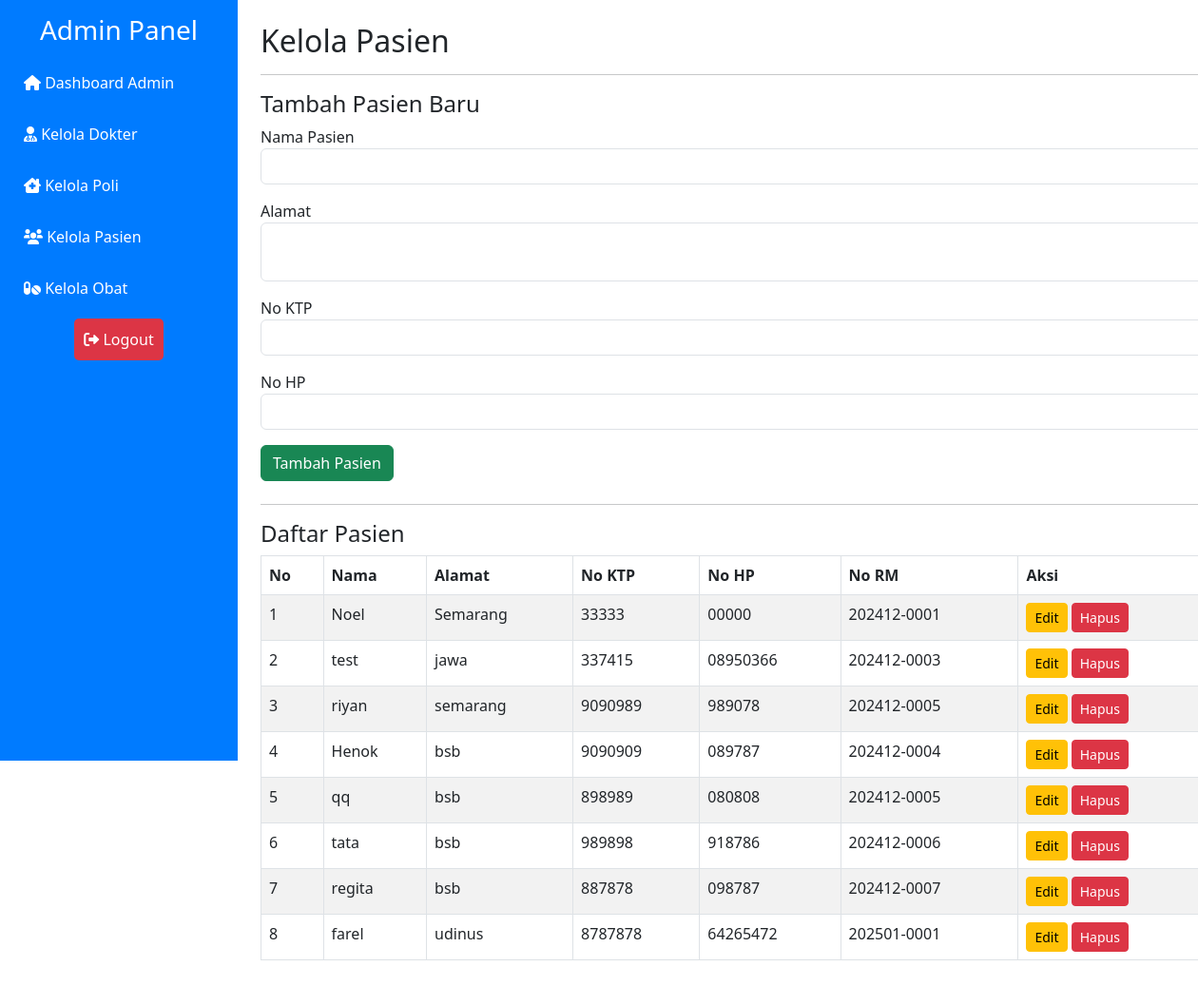
Page /admin/pasien.php on the committed database.
### tables this page shows
CREATE TABLE `pasien` (
  `id_pasien` int NOT NULL,
  `nama_pasien` varchar(255) NOT NULL,
  `alamat` text,
  `no_ktp` varchar(16) NOT NULL,
  `no_hp` varchar(15) NOT NULL,
  `no_rm` char(12) DEFAULT NULL
);

### admin/pasien.php (the view, shortened to what this page needs)
<?php
include('../includes/db.php');
$pasien_result = mysqli_query($conn, "SELECT * FROM Pasien");
$edit_data = null;
?>
<!DOCTYPE html>
<html lang="en">
<head>
    <link href="https://cdn.jsdelivr.net/npm/bootstrap@5.3.0-alpha3/dist/css/bootstrap.min.css" rel="stylesheet">
    <link rel="stylesheet" href="https://cdnjs.cloudflare.com/ajax/libs/font-awesome/6.0.0-beta3/css/all.min.css">
    <link href="../assets/style.css" rel="stylesheet">
</head>
<body>
    <div class="container-fluid">
        <div class="row">
    <div class="sidebar d-md-block" id="sidebar">
        <h3 class="text-center mb-3">Admin Panel</h3>
        <a href="dashboard.php"><i class="fas fa-home"></i> Dashboard Admin</a>
        <a href="dokter.php"><i class="fas fa-user-md"></i> Kelola Dokter</a>
        <a href="poli.php"><i class="fas fa-clinic-medical"></i> Kelola Poli</a>
        <a href="pasien.php"><i class="fas fa-users"></i> Kelola Pasien</a>
        <a href="obat.php"><i class="fas fa-pills"></i> Kelola Obat</a>
        <div class="logout mt-auto">
            <a href="../logout.php"><i class="fas fa-sign-out-alt"></i> Logout</a>
        </div>
    </div>
            <div class="col-md-9 col-lg-10 content p-4">
                <h2>Kelola Pasien</h2>
                <hr>
                <div class="mb-4">
                    <h4><?= $edit_data ? "Edit Pasien" : "Tambah Pasien Baru" ?></h4>
                    <form method="POST">
                        <div class="mb-3">
                            <label>Nama Pasien</label>
                            <input type="text" name="nama_pasien" class="form-control" value="<?= $edit_data ? $edit_data['nama_pasien'] : '' ?>" required>
                        </div>
                        <div class="mb-3">
                            <label>Alamat</label>
                            <textarea name="alamat" class="form-control" required><?= $edit_data ? $edit_data['alamat'] : '' ?></textarea>
                        </div>
                        <div class="mb-3">
                            <label>No KTP</label>
                            <input type="text" name="no_ktp" class="form-control" maxlength="16" value="<?= $edit_data ? $edit_data['no_ktp'] : '' ?>" required>
                        </div>
                        <div class="mb-3">
                            <label>No HP</label>
                            <input type="text" name="no_hp" class="form-control" maxlength="15" value="<?= $edit_data ? $edit_data['no_hp'] : '' ?>" required>
                        </div>
                        <button type="submit" name="create_or_update_pasien" class="btn btn-success"><?= $edit_data ? "Perbarui Pasien" : "Tambah Pasien" ?></button>
                    </form>
                </div>
                <hr>
                <h4>Daftar Pasien</h4>
                <table class="table table-bordered table-striped">
                    <thead>
                        <tr>
                            <th>No</th>
                            <th>Nama</th>
                            <th>Alamat</th>
                            <th>No KTP</th>
                            <th>No HP</th>
                            <th>No RM</th>
                            <th>Aksi</th>
                        </tr>
                    </thead>
                    <tbody>
                        <?php
                        $no = 1;
                        while ($pasien = mysqli_fetch_assoc($pasien_result)) { ?>
                            <tr>
                                <td><?= $no++ ?></td>
                                <td><?= $pasien['nama_pasien'] ?></td>
                                <td><?= $pasien['alamat'] ?></td>
                                <td><?= $pasien['no_ktp'] ?></td>
                                <td><?= $pasien['no_hp'] ?></td>
                                <td><?= $pasien['no_rm'] ?></td>
                                <td>
                                    <a href="pasien.php?edit_id=<?= $pasien['id_pasien'] ?>" class="btn btn-warning btn-sm">Edit</a>
                                    <a href="pasien.php?delete_id=<?= $pasien['id_pasien'] ?>" class="btn btn-danger btn-sm" onclick="return confirm('Yakin ingin menghapus pasien ini?')">Hapus</a>
                                </td>
                            </tr>
                        <?php } ?>
                    </tbody>
                </table>
            </div>
        </div>
    </div>
</body>
</html>

### assets/style.css (style rules this page uses)
.sidebar { height: 100vh; background-color: #007bff; color: white; padding: 15px; position: fixed; top: 0; left: 0; width: 250px; z-index: 1000; display: flex; flex-direction: column; }
.sidebar a { color: white; text-decoration: none; margin-bottom: 10px; display: block; padding: 10px; border-radius: 5px; }
.logout { margin-top: auto; text-align: center; }
.logout a { color: white; padding: 10px; background-color: #dc3545; border-radius: 5px; display: inline-block; }
.content { margin-left: 250px; padding: 20px; transition: margin-left 0.3s ease-in-out; }

### rows in the picture
pasien: nama_pasien "Noel", alamat "Semarang", no_ktp "33333", no_hp "00000", no_rm "202412-0001"
pasien: nama_pasien "test", alamat "jawa", no_ktp "337415", no_hp "08950366", no_rm "202412-0003"
pasien: nama_pasien "riyan", alamat "semarang", no_ktp "9090989", no_hp "989078", no_rm "202412-0005"
pasien: nama_pasien "Henok", alamat "bsb", no_ktp "9090909", no_hp "089787", no_rm "202412-0004"
pasien: nama_pasien "qq", alamat "bsb", no_ktp "898989", no_hp "080808", no_rm "202412-0005"
pasien: nama_pasien "tata", alamat "bsb", no_ktp "989898", no_hp "918786", no_rm "202412-0006"
pasien: nama_pasien "regita", alamat "bsb", no_ktp "887878", no_hp "098787", no_rm "202412-0007"
pasien: nama_pasien "farel", alamat "udinus", no_ktp "8787878", no_hp "64265472", no_rm "202501-0001"
